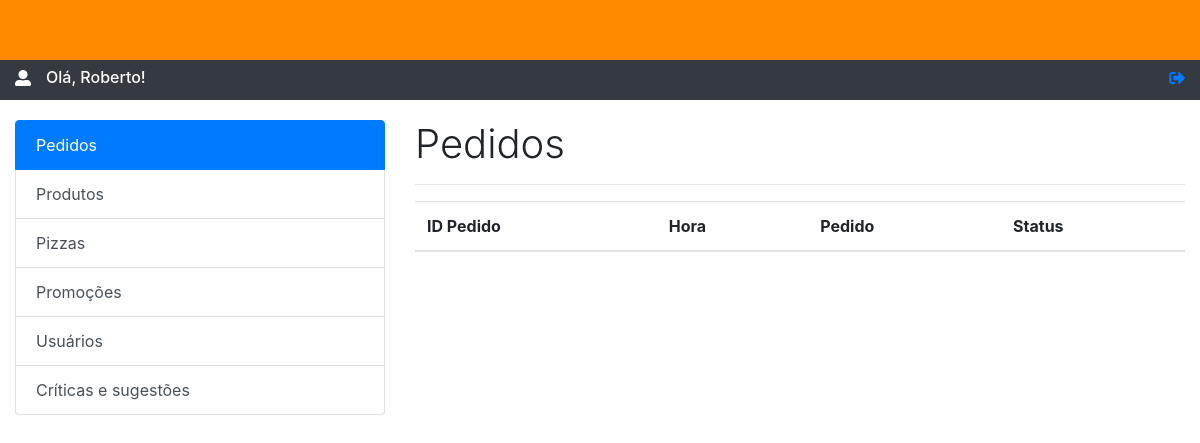
/adm/index.php (signed in), run on an earlier commit of the app's database.
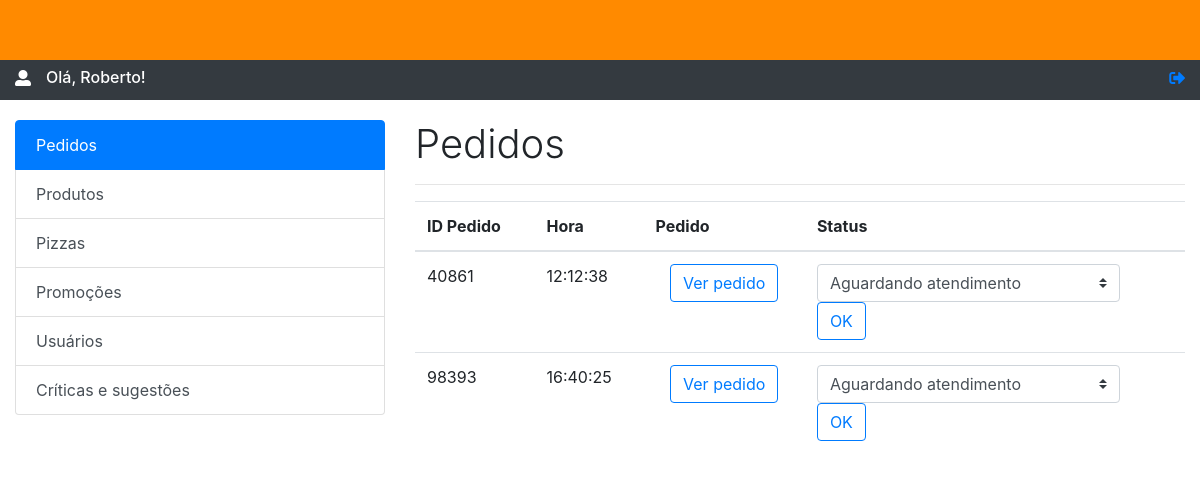
And on a later commit of the database.
### tables this page shows
CREATE TABLE `pedidos` (
  `id` int(11) NOT NULL,
  `produto_id` int(10) NOT NULL,
  `cliente_nome` varchar(255) NOT NULL,
  `endereco` varchar(255) NOT NULL,
  `ponto_referencia` varchar(255) NOT NULL,
  `descricao` varchar(255) NOT NULL,
  `valor_total` int(10) NOT NULL,
  `hora` time NOT NULL,
  `sessao` varchar(15) NOT NULL,
  `status` varchar(100) NOT NULL
);

### adm/core/consultas.php (called while the page is built, shortened)
<?php
  require_once 'conexao.php';
  require_once 'util.php';
    $sql = $pdo->prepare('SELECT * FROM pedidos ORDER BY hora ASC');
    $sql->execute();
    $registros = $sql->fetchAll(PDO::FETCH_OBJ);
 ?>

### adm/core/util.php (called while the page is built, shortened)
<?php
function decimalTela($pDecimal) {
	$pDecimal = $pDecimal/100;
	return number_format($pDecimal,2,',','.');
}

### adm/index.php (the view, shortened to what this page needs)
<?php
	require_once 'core/consultas.php';
?>
<!DOCTYPE html>
<html lang="pt-br">
	<head>
		<link rel="stylesheet" href="https://maxcdn.bootstrapcdn.com/bootstrap/4.0.0/css/bootstrap.min.css">
		<link rel="stylesheet" href="https://use.fontawesome.com/releases/v5.2.0/css/solid.css">
		<link rel="stylesheet" href="https://use.fontawesome.com/releases/v5.2.0/css/fontawesome.css">
		<link rel="stylesheet" type="text/css" href="//cdn.datatables.net/1.10.19/css/jquery.dataTables.min.css">
	</head>
	<body>
		<div class="container-fluid">
			<div class="row" >
				<div class="col-sm-12" style="background-color: #ff8a00 !important; height: 60px; position: absolute; z-index: 9999;">
				</div>
			</div>
			<div class="row">
				 <div class="col-sm-12" style="height: 100px; background-color: #343a40; color: white;">
					<div style="float: left;">
						<span>
							<i class="fas fa-user-alt" style="margin-top: 70px;"></i>
						</span>
					</div>
					<h6 style="margin-top: 68px; display: inline-block; margin-left: 15px; text-transform: capitalize;">Olá, <?php echo $_SESSION['nome_adm']; ?>!</h6>
					<div style="display: inline-block; float: right;">
						<a href="core/doLogout.php">
							<i class="fas fa-sign-out-alt" style="margin-top: 70px;"></i>
						</a>
					</div>
				</div>
			</div>
			<div class="row" style="margin-top: 20px;">
				<div class="col-4">
					<div class="list-group" id="list-tab" role="tablist">
						<a class="list-group-item list-group-item-action active" id="list-pedidos-list" data-toggle="list" href="#list-pedidos" role="tab" aria-controls="pedidos">Pedidos</a>
						<a class="list-group-item list-group-item-action" id="list-produtos-list" data-toggle="list" href="#list-produtos" role="tab" aria-controls="produtos">Produtos</a>
						 <a class="list-group-item list-group-item-action" id="list-pizzas-list" data-toggle="list" href="#list-pizzas" role="tab" aria-controls="pizzas">Pizzas</a>
						<a class="list-group-item list-group-item-action" id="list-promocoes-list" data-toggle="list" href="#list-promocoes" role="tab" aria-controls="promocoes">Promoções</a>
						<a class="list-group-item list-group-item-action" id="list-usuarios-list" data-toggle="list" href="#list-usuarios" role="tab" aria-controls="usuarios">Usuários</a>
						<a class="list-group-item list-group-item-action" id="list-criticas-list" data-toggle="list" href="#list-criticas" role="tab" aria-controls="criticas">Críticas e sugestões</a>
					</div>
				</div>
				<div class="col-8">
					<div class="tab-content" id="nav-tabContent">
						<div class="tab-pane fade show active" id="list-pedidos" role="tabpanel" aria-labelledby="list-pedidos-list">
							<h4 class="display-4" style="font-size: 2.5rem;">Pedidos</h4>
							<hr class="mb-3">
							<table class="table table-hover" id="myTable">
							<thead>
								<tr>
									<th scope="col">ID Pedido</th>
									<th scope="col">Hora</th>
									<th scope="col">Pedido</th>
									<th scope="col">Status</th>
								</tr>
							</thead>
							<tbody>
							<?php foreach ($registros as $pedido){ ?>
									<tr>
										<td scope="row"><?php echo $pedido->sessao; ?></td>
										<td><?php echo $pedido->hora; ?></td>
										<td>
											<center>
												<button class="btn btn-outline-primary btn-mostrar_pedido" data-toggle="modal" data-target="#modal-mostrar_pedido" data-id="<?php echo $pedido->id; ?>" data-id_pedido="<?php echo $pedido->sessao; ?>" data-valor="<?php echo decimalTela($pedido->valor_total); ?>" data-desc="<?php echo $pedido->descricao; ?>" data-hora="<?php echo $pedido->hora; ?>" data-endereco="<?php echo $pedido->endereco; ?>" data-cliente="<?php echo $pedido->quantidade; ?>" data-status="<?php echo $pedido->status; ?>">Ver pedido</button>
											</center>
										</td>
										<td>
											<select class="custom-select" id="status_pedido" style="width: 85% !important;">
												<option selected disabled><?php echo $pedido->status; ?></option>
											</select>
											<button class="btn btn-outline-primary btn-status" data-sessao_pedido="<?php echo $pedido->sessao; ?>">OK</button>
										</td>
									</tr>
							<?php } ?>
							</tbody>
						</table>
						</div>
					</div>
				</div>
			</div>
		</div>
	</body>
</html>

What changed in the data, as far as the page shows it:
added pedidos: sessao "40861", hora "12:12:38", status "Aguardando atendimento"
added pedidos: sessao "98393", hora "16:40:25", status "Aguardando atendimento"
